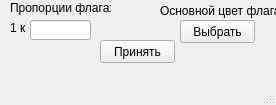
<?xml version="1.0" encoding="UTF-8"?>
<ui version="4.0">
 <class>MainWindow</class>
 <widget class="QMainWindow" name="MainWindow">
  <property name="geometry">
   <rect>
    <x>0</x>
    <y>0</y>
    <width>276</width>
    <height>105</height>
   </rect>
  </property>
  <property name="windowTitle">
   <string>MainWindow</string>
  </property>
  <widget class="QWidget" name="centralwidget">
   <widget class="QLabel" name="label">
    <property name="geometry">
     <rect>
      <x>10</x>
      <y>0</y>
      <width>101</width>
      <height>16</height>
     </rect>
    </property>
    <property name="text">
     <string>Пропорции флага:</string>
    </property>
   </widget>
   <widget class="QLabel" name="label_2">
    <property name="geometry">
     <rect>
      <x>10</x>
      <y>20</y>
      <width>21</width>
      <height>16</height>
     </rect>
    </property>
    <property name="text">
     <string>1 к </string>
    </property>
   </widget>
   <widget class="QLineEdit" name="lineEdit">
    <property name="geometry">
     <rect>
      <x>30</x>
      <y>20</y>
      <width>61</width>
      <height>20</height>
     </rect>
    </property>
   </widget>
   <widget class="QLabel" name="label_3">
    <property name="geometry">
     <rect>
      <x>160</x>
      <y>0</y>
      <width>121</width>
      <height>21</height>
     </rect>
    </property>
    <property name="text">
     <string>Основной цвет флага:</string>
    </property>
   </widget>
   <widget class="QPushButton" name="color_button">
    <property name="geometry">
     <rect>
      <x>180</x>
      <y>20</y>
      <width>75</width>
      <height>23</height>
     </rect>
    </property>
    <property name="text">
     <string>Выбрать</string>
    </property>
   </widget>
   <widget class="QPushButton" name="ok_button">
    <property name="geometry">
     <rect>
      <x>100</x>
      <y>40</y>
      <width>75</width>
      <height>23</height>
     </rect>
    </property>
    <property name="text">
     <string>Принять</string>
    </property>
   </widget>
  </widget>
  <widget class="QMenuBar" name="menubar">
   <property name="geometry">
    <rect>
     <x>0</x>
     <y>0</y>
     <width>276</width>
     <height>21</height>
    </rect>
   </property>
  </widget>
  <widget class="QStatusBar" name="statusbar"/>
 </widget>
 <resources/>
 <connections/>
</ui>
